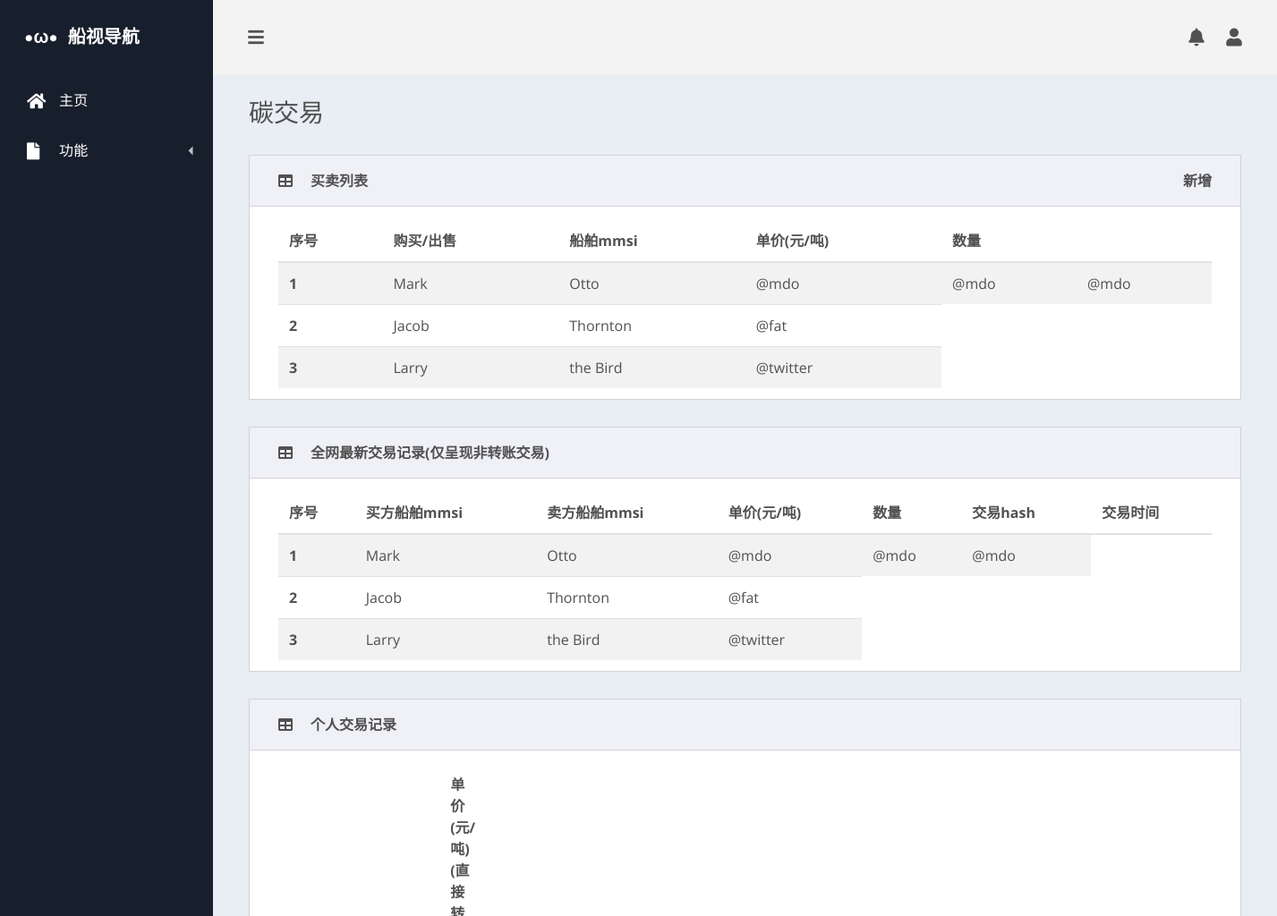
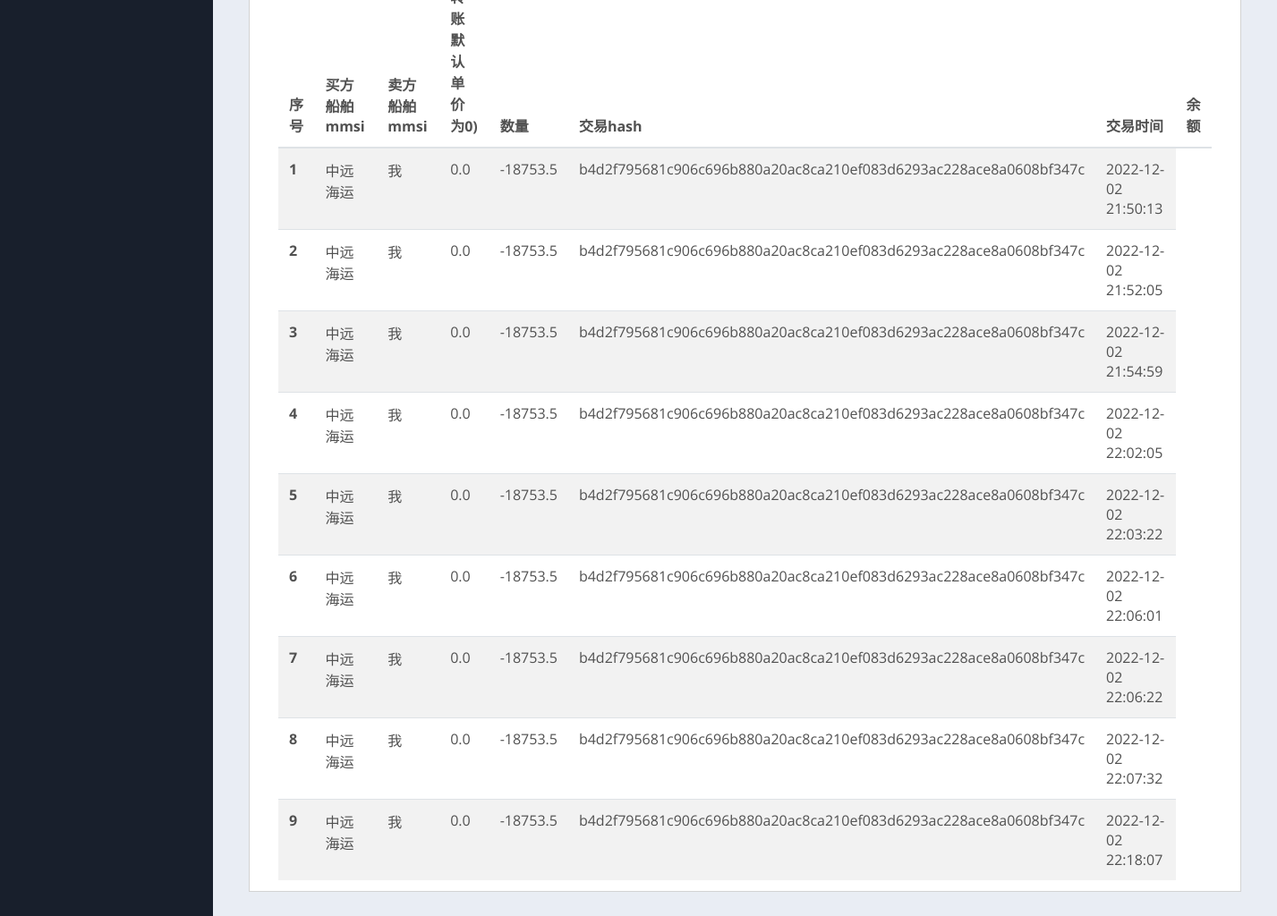
Page /carbon_Transaction on the committed database (2 pictures, top to bottom).
### app/app_carbon/models.py (models this page shows, shortened)
class CarbonTransactionInfoMyself(db.Model):
    __tablename__ = "carbon_transaction_info_myself"
    TransactionId = db.Column(db.Integer, primary_key=True, autoincrement=True)  # id
    BuyerMmsi = db.Column(db.String(16), nullable=False)  # 买方mmsi
    SellerMmsi = db.Column(db.String(16), nullable=False)  # 卖方mmsi
    Price = db.Column(db.Float, nullable=False)  # 价格
    Number = db.Column(db.Integer, nullable=False)  # 数量
    txid = db.Column(db.String(64), nullable=False)  # 存证哈希，64位
    time = db.Column(db.DateTime, default=datetime.datetime.now(), nullable=False)  # 时间

### app/app_carbon/views.py (the view)
@carbon_bp.route('/carbon_Transaction', methods=['GET', 'POST'])
def carbon_Transaction():
    main_ship = "中海才华"
    results = CarbonTransactionInfoMyself.query.all()    # 获取个人交易全部记录
    transaction_myself = []
    row_id = 1
    for res in results:
        if res.BuyerMmsi == str(Ship["中海才华"]):
            res.BuyerMmsi = "我"
        if res.SellerMmsi == str(Ship["中海才华"]):
            res.SellerMmsi = "我"
        transaction_myself.append([row_id, res.BuyerMmsi, res.SellerMmsi, res.Price, res.Number, res.txid, str(res.time)[:-7]])
        row_id += 1
    print(transaction_myself)
    return render_template(
        "carbon_Transaction.html",
        title='碳交易列表',
        demolinks=demolinks,
        tabletitle="碳排放",
        main_ship=main_ship,
        shipnames=Ship.keys(),
        transaction_myself=transaction_myself
    )

### app/app_carbon/templates/carbon_Transaction.html (shortened to what this page needs)
{% extends "dash.html" %}
{% block dash_app %}
<main class="dash-content">
	<div class="container-fluid">
        <h3 class="dash-title"> 碳交易 </h3>
        <div class="row">
            <div class="col-12">
            <div class="card easion-card">
                <div class="card-header ">
                    <div class="easion-card-icon">
                        <i class="fas fa-table"></i>
                    </div>
                    <div class="easion-card-title"> 买卖列表 </div>
                    <div class="easion-card-menu">
                        <div class="easion-card-title"> 新增 </div>
                    </div>
                </div>
                <div class="card-body">
                        <table class="table table-striped table-in-card">
                            <thead>
                                <tr>
                                    <th scope="col">序号</th>
                                    <th scope="col">购买/出售</th>
                                    <th scope="col">船舶mmsi</th>
                                    <th scope="col">单价(元/吨)</th>
                                    <th scope="col">数量</th>
                                    <th scope="col">  </th>
                                </tr>
                            </thead>
                            <tbody>
                                <tr>
                                    <th scope="row">1</th>
                                    <td>Mark</td>
                                    <td>Otto</td>
                                    <td>@mdo</td>
                                    <td>@mdo</td>
                                    <td>@mdo</td>
                                </tr>
                                <tr>
                                    <th scope="row">2</th>
                                    <td>Jacob</td>
                                    <td>Thornton</td>
                                    <td>@fat</td>
                                </tr>
                                <tr>
                                    <th scope="row">3</th>
                                    <td>Larry</td>
                                    <td>the Bird</td>
                                    <td>@twitter</td>
                                </tr>
                            </tbody>
                        </table>
                    </div>
            </div>
            </div>
        </div>
        <div class="row">
            <div class="col-12">
            <div class="card easion-card">
                <div class="card-header ">
                    <div class="easion-card-icon">
                        <i class="fas fa-table"></i>
                    </div>
                    <div class="easion-card-title"> 全网最新交易记录(仅呈现非转账交易) </div>
                </div>
                <div class="card-body">
                        <table class="table table-striped table-in-card">
                            <thead>
                                <tr>
                                    <th scope="col">序号</th>
                                    <th scope="col">买方船舶mmsi</th>
                                    <th scope="col">卖方船舶mmsi</th>
                                    <th scope="col">单价(元/吨)</th>
                                    <th scope="col">数量</th>
                                    <th scope="col">交易hash</th>
                                    <th scope="col">交易时间</th>
                                </tr>
                            </thead>
                            <tbody>
                                <tr>
                                    <th scope="row">1</th>
                                    <td>Mark</td>
                                    <td>Otto</td>
                                    <td>@mdo</td>
                                    <td>@mdo</td>
                                    <td>@mdo</td>
                                </tr>
                                <tr>
                                    <th scope="row">2</th>
                                    <td>Jacob</td>
                                    <td>Thornton</td>
                                    <td>@fat</td>
                                </tr>
                                <tr>
                                    <th scope="row">3</th>
                                    <td>Larry</td>
                                    <td>the Bird</td>
                                    <td>@twitter</td>
                                </tr>
                            </tbody>
                        </table>
                    </div>
            </div>
            </div>
        </div>
        <div class="row">
            <div class="col-12">
            <div class="card easion-card">
                <div class="card-header ">
                    <div class="easion-card-icon">
                        <i class="fas fa-table"></i>
                    </div>
                    <div class="easion-card-title"> 个人交易记录 </div>
                </div>
                <div class="card-body">
                        <table class="table table-striped table-in-card">
                            <thead>
                                <tr>
                                    <th scope="col">序号</th>
                                    <th scope="col">买方船舶mmsi</th>
                                    <th scope="col">卖方船舶mmsi</th>
                                    <th scope="col">单价(元/吨)<br>(直接转账默认单价为0)</th>
                                    <th scope="col">数量</th>
                                    <th scope="col">交易hash</th>
                                    <th scope="col">交易时间</th>
                                    <th scope="col">余额</th>
                                </tr>
                            </thead>
                            <tbody>
                            {% for transaction in transaction_myself %}
                                <tr>
                                    <th scope="row">{{ transaction[0] }}</th>
                                    {% for rest in transaction[1:5] %}
                                    <td>{{ rest }}</td>
                                    {% endfor %}
                                    <td onclick="window.open('https://dev-env.wutongchain.com:49082/#/txts/txtsdetail?txhash={{ transaction[5] }}&chainkey=explorer_1&appliName=blkc2022&appliId=blkc2022');">{{ transaction[5] }}</td>
                                    <td> {{ transaction[6] }} </td>
                                </tr>
                            {% endfor %}
                            </tbody>
                        </table>
                    </div>
            </div>
            </div>
        </div>
	</div>
</main>
{% endblock dash_app %}

### app/templates/dash.html (shortened to what this page needs)
{% extends "base.html" %}
{% block app_content %}
{% block dash %}
<div class="dash">
	<div class="dash-nav dash-nav-dark">
		<header>
			<a href="{{url_for('account.panel')}}" class="easion-logo">
				<span>•ω•&nbsp;&nbsp;船视导航</span></a>
		</header>
		<nav class="dash-nav-list">
			<a href="{{url_for('account.panel')}}" class="dash-nav-item">
				<i class="fas fa-home"></i> 主页 </a>
			<div class="dash-nav-dropdown">
				<a href="#!" class="dash-nav-item dash-nav-dropdown-toggle">
					<i class="fas fa-file"></i> 功能 </a>
			</div>
		</nav>
	</div>
	<div class="dash-app">
		<header class="dash-toolbar">
			<a href="#!" class="menu-toggle">
				<i class="fas fa-bars"></i>
			</a>
			<div class="tools">
				<a href="#!" class="tools-item">
					<i class="fas fa-bell"></i>
				</a>
				<div class="dropdown tools-item">
					<a href="#" class="" id="dropdownMenu1" data-toggle="dropdown" aria-haspopup="true" aria-expanded="false">
						<i class="fas fa-user"></i>
					</a>
				</div>
			</div>
		</header>
		{% block dash_app %}
		{% endblock dash_app %}
	</div>
</div>
{% endblock dash %}
{% endblock app_content %}

### app/templates/base.html (shortened to what this page needs)
{% block styles %}
<link href="https://use.fontawesome.com/releases/v5.4.1/css/all.css" rel="stylesheet">
<link href="{{url_for('static',filename='css/easion.css')}}", rel="stylesheet">
{% endblock styles %}
{% block body %}
{% block content %}
{% block app_content %}
{% endblock app_content %}
{% endblock content %}
{% endblock body %}

### rows in the picture
CarbonTransactionInfoMyself: BuyerMmsi "中远海运", 5 "我", Price "0.0", Number "-18753.5"
CarbonTransactionInfoMyself: BuyerMmsi "中远海运", 5 "我", Price "0.0", Number "-18753.5"
CarbonTransactionInfoMyself: BuyerMmsi "中远海运", 5 "我", Price "0.0", Number "-18753.5"
CarbonTransactionInfoMyself: BuyerMmsi "中远海运", 5 "我", Price "0.0", Number "-18753.5"
CarbonTransactionInfoMyself: BuyerMmsi "中远海运", 5 "我", Price "0.0", Number "-18753.5"
CarbonTransactionInfoMyself: BuyerMmsi "中远海运", 5 "我", Price "0.0", Number "-18753.5"
CarbonTransactionInfoMyself: BuyerMmsi "中远海运", 5 "我", Price "0.0", Number "-18753.5"
CarbonTransactionInfoMyself: BuyerMmsi "中远海运", 5 "我", Price "0.0", Number "-18753.5"
CarbonTransactionInfoMyself: BuyerMmsi "中远海运", 5 "我", Price "0.0", Number "-18753.5"
